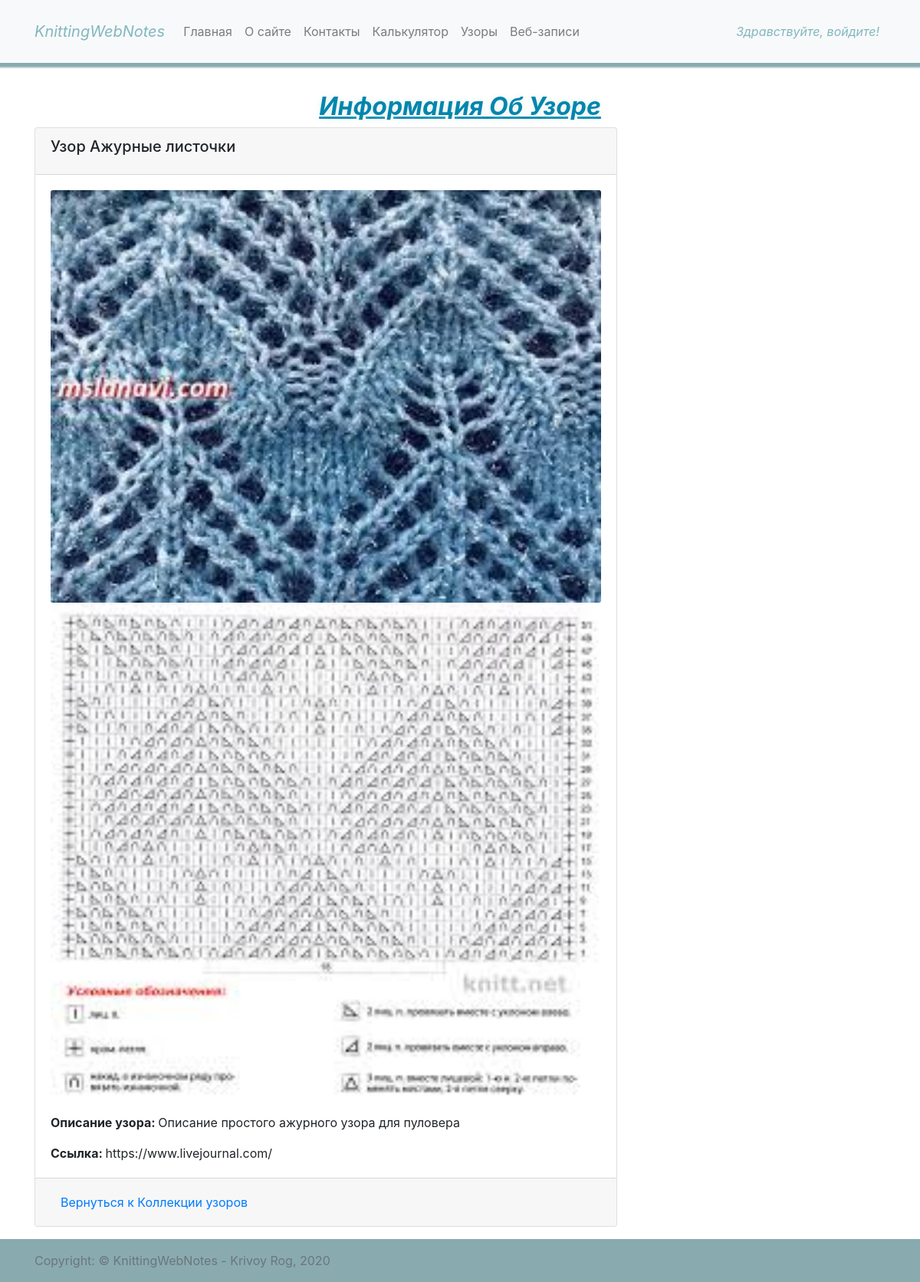
The page /patterns/details/1 on the database its author committed.
### webnotes/models.py (models this page shows, shortened)
class Pattern(models.Model):
    name = models.CharField(max_length=100, unique=True, null=False)
    image = models.FileField(null=True, upload_to='upload/patterns/image', blank=True)
    scheme = models.FileField(null=True, upload_to='upload/patterns/scheme', blank=True)
    description = models.TextField(max_length=1024)
    source = models.URLField(null=True, blank=True)
    user = models.ForeignKey(User, on_delete=models.CASCADE)

### patterns/views.py (the view)
# urls.py: re_path(r'^details/(?P<pattern_id>[0-9]+)$', details),
def details(request, pattern_id):
    data = dict()
    data['title'] = 'Информация об узоре'
    if request.method == 'GET':
        data['pattern'] = Pattern.objects.get(id=pattern_id)
        return render(request, 'patterns/details.html', context=data)

### templates/patterns/details.html (shortened to what this page needs)
{% extends 'layout/base.html' %}
{% block content %}
<div class="container">
    <h2 class="title">{{ title }}</h2>
    <div class="card mb-3" style="max-width: 760px;">
        <div class="card-header">
            <h5 class="card-title">{{pattern.name}}</h5>
        </div>
        <div class="card-body">
            <img src="/media/{{ pattern.image }}" class="card-img" alt="Фото узора" width="30%">
            <img src="/media/{{ pattern.scheme }}" class="card-img" alt="Фото схемы узора" width="30%">
            <p class="card-text"><b>Описание узора: </b>{{ pattern.description }}</p>
            <p class="card-text"><b>Ссылка: </b>{{ pattern.source }}</p>
        </div>
        <div class="card-footer">
            {% if user.is_authenticated %}
                <a class="btn btn-link" href="/patterns/{{ user.id }}" role="button">Вернуться к Коллекции узоров</a>
            {% else %}
                <a class="btn btn-link" href="/patterns/public" role="button">Вернуться к Коллекции узоров</a>
            {% endif %}
        </div>
    </div>
</div>
{% endblock content %}

### static/css/base.css (style rules this page uses)
body { padding-top: 5rem; }
.title { text-align: center; color: #0086ad; font-weight: bold; font-style: oblique; text-shadow:0 0 10px #e5f0f1; text-transform: capitalize; text-decoration: underline; }

### static/css/sticky-footer.css (style rules this page uses)
main > .container { padding: 40px 15px 0; }

### rows shown on the page
Pattern: name "Узор Ажурные листочки", image (picture), scheme (picture), description "Описание простого ажурного узора для пуловера", source "https://www.livejournal.com/"

### other values the page prints
{{ title }} "Информация Об Узоре"
